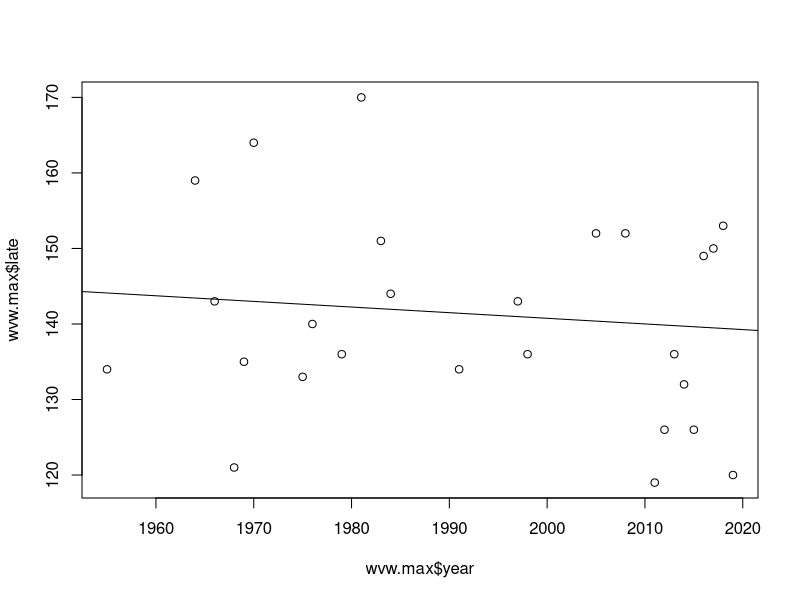

Source code (R):
# Testing weighted least squares regression in WVW
# Jeff Oliver
# jcoliver@email.arizona.edu
# 2019-05-24

rm(list = ls())

################################################################################
library(lubridate)
library(tidyverse)

# Read in iNaturalist observations
# 52539 is West Virginia White
iNaturalist <- read.csv(file = "data/observations-52593.csv")
iNat.obs <- iNaturalist[, c("latitude", "longitude", "observed_on")]
iNat.obs$observed_on <- as.Date(iNat.obs$observed_on)

# Read in GBIF observations
gbif <- read.delim(file = "data/0015022-190415153152247.csv")
gbif.obs <- gbif[, c("decimalLatitude", "decimalLongitude", "eventDate")]
gbif.obs$eventDate <- as.Date(x = gbif.obs$eventDate)
gbif.obs <- na.omit(gbif.obs)

# Join data sets
colnames(iNat.obs) <- c("latitude", "longitude", "date")
colnames(gbif.obs) <- c("latitude", "longitude", "date")
wvw <- rbind(iNat.obs, gbif.obs)

# Remove some bad geo coordinates (mostly GBIF)
wvw <- wvw[wvw$latitude > 29, ]
wvw <- wvw[wvw$longitude > -100, ]

# Extract year and day of year
wvw$year <- year(wvw$date)
wvw$yday <- as.POSIXlt(wvw$date)$yday

# Dates of January 1 (yday == 0) are not realistic
wvw <- wvw[wvw$yday > 0, ]
# Drop any from current, incomplete year
wvw <- wvw[wvw$year != year(today()), ]

# Drop duplicates
wvw <- unique(wvw)

# Will need to restrict it to years with a minimum number of observations (for 
# calculating standard deviations)
minimum.required <- 5

################################################################################
# Analysis

wvw.mins <- wvw %>%
  group_by(year) %>%
  filter(n() > minimum.required) %>%
  summarise(early = min(x = yday),
            variance = sd(x = yday)^2,
            n.obs = n())
wvw.mins <- as.data.frame(wvw.mins)

# Ordinary least squares (what we *don't* want to do)
ols.model <- lm(early ~ year, data = wvw.mins)
summary(ols.model)

# Weighted least squares
# Weight is inverse of variance for that year
wls.model <- lm(early ~ year, data = wvw.mins, weights = 1/variance)
summary(wls.model)

# Weighted least squares
# Weight is number of observations for that year
# Rationale: years with more observations have "more information", and thus 
# should be weighted more in coefficient estimate; given that we are using 
# the minimum of a response variable, rather than all values for a year, this 
# seems more appropriate
wls.model.n <- lm(early ~ year, data = wvw.mins, weights = n.obs)
summary(wls.model.n)
# Further justification comes from the documentation for lm:
#   when the elements of weights are positive integers w_i, that each response 
#   y_i is the mean of w_i unit-weight observations (including the case that 
#   there are w_i observations equal to y_i and the data have been summarized).
# Where the difference is that y_i is the minimum, not the mean.

# Quick look at _latest_ flight times
wvw.max <- wvw %>%
  group_by(year) %>%
  filter(n() > minimum.required) %>%
  summarise(late = max(x = yday),
            variance = sd(x = yday)^2,
            n.obs = n())
wvw.max <- as.data.frame(wvw.max)

wls.model.max <- lm(late ~ year, data = wvw.max, weights = n.obs)
summary(wls.model.max)
# Non-significant
plot(wvw.max$year, wvw.max$late)
abline(wls.model.max)
